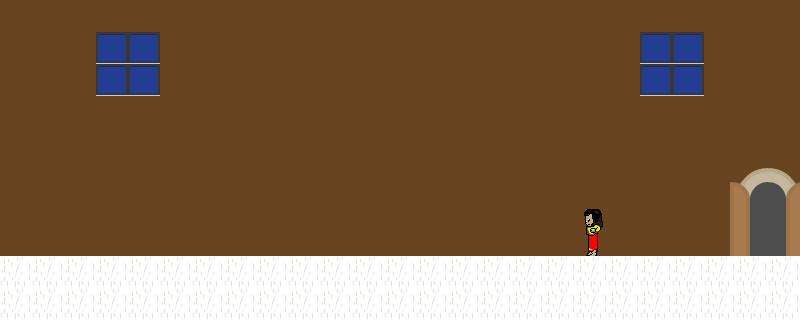

A level layout from a 2D game, rendered from its tile map. Below: a short description, then the map file with tile-grid data replaced by summaries:
An orthogonal 25x10 tile map with 32x32 px tiles, 3 tile layers (Background, door, Foreground), 5 tilesets and 7 objects (boy, door, play).

<map version="1.0" orientation="orthogonal" renderorder="right-down" width="25" height="10" tilewidth="32" tileheight="32" backgroundcolor="#55ffff" nextobjectid="10">
 <tileset firstgid="1" name="Room" tilewidth="32" tileheight="32" tilecount="8">
  <image source="../img/map/Room.png" width="256" height="32" />
 </tileset>
 <tileset firstgid="9" name="RPGpack_sheet_2X" tilewidth="32" tileheight="32" tilecount="4160">
  <image source="../img/map/RPGpack_sheet_2X.png" width="2560" height="1664" />
 </tileset>
 <tileset firstgid="4169" name="Boy" tilewidth="32" tileheight="32" tilecount="6">
  <image source="../img/sprite/Boy.png" width="192" height="32" />
 </tileset>
 <tileset firstgid="4175" name="woman2" tilewidth="32" tileheight="32" tilecount="1">
  <image source="../img/sprite/woman2.png" width="32" height="47" />
 </tileset>
 <tileset firstgid="4176" name="woman2" tilewidth="32" tileheight="47" tilecount="1">
  <image source="../img/sprite/woman2.png" width="32" height="47" />
 </tileset>
 <layer name="Background" width="25" height="10">
  <data>[250 cells, 250 non-empty, 3 distinct tile ids]</data>
 </layer>
 <layer name="door" width="25" height="10">
  <data>[250 cells, 57 non-empty, 18 distinct tile ids]</data>
 </layer>
 <layer name="Foreground" width="25" height="10">
  <data>[250 cells, 78 non-empty, 2 distinct tile ids]</data>
 </layer>
 <objectgroup name="door">
  <object id="9" x="727" y="167" width="71" height="90" />
 </objectgroup>
 <objectgroup name="collision">
  <object id="1" x="-2" y="256" width="802" height="64" />
  <object id="3" x="0" y="126" width="15" height="131" />
  <object id="4" x="787" y="133" width="12" height="121" />
 </objectgroup>
 <objectgroup name="player">
  <object id="2" name="boy" x="33" y="226" width="32" height="32">
   <properties>
    <property name="frameheight" value="32" />
    <property name="framewidth" value="32" />
    <property name="image" value="Boy" />
   </properties>
  </object>
  <object id="5" name="door" type="door" x="747" y="182" width="37" height="72" />
  <object id="8" name="play" type="play" x="56" y="215" width="28" height="39" />
 </objectgroup>
</map>
